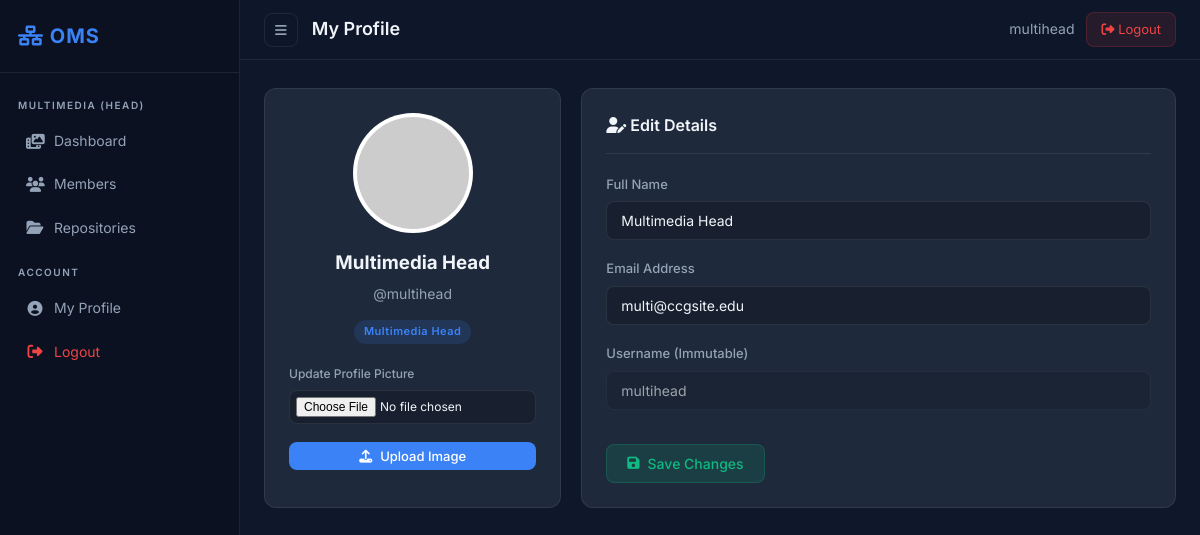
/profile (signed in), run on the app's committed database.
### tables this page shows
CREATE TABLE `users` (
  `id` int NOT NULL AUTO_INCREMENT,
  `username` varchar(50) NOT NULL,
  `password_hash` varchar(255) NOT NULL,
  `email` varchar(100) NOT NULL,
  `name` varchar(100) NOT NULL,
  `contact_number` varchar(20) DEFAULT NULL,
  `role` enum('superadmin','multimedia_head','developer_head','multimedia_member','developer_member') NOT NULL,
  `team` enum('multimedia','developer') DEFAULT NULL,
  `group_id` int DEFAULT NULL,
  `profile_picture` varchar(255) DEFAULT 'default.png',
  `created_at` timestamp DEFAULT CURRENT_TIMESTAMP,
  PRIMARY KEY (`id`),
  UNIQUE KEY `username` (`username`),
  UNIQUE KEY `email` (`email`),
  KEY `group_id` (`group_id`),
  KEY `team` (`team`),
  CONSTRAINT `fk_user_group` FOREIGN KEY (`group_id`) REFERENCES `groups` (`id`) ON DELETE SET NULL
);

### controllers/ProfileController.php (called while the page is built, shortened)
<?php
class ProfileController {
    public function index() {
        $pageTitle = "My Profile";
        $conn = Database::getConnection();
        $user_id = $_SESSION['user_id'];
        $stmt = $conn->prepare("SELECT u.*, g.group_name FROM users u LEFT JOIN groups g ON u.group_id = g.id WHERE u.id = ?");
        $stmt->execute([$user_id]);
        $user = $stmt->fetch();
        require_once 'views/profile/index.php';
    }
}
?>

### includes/auth.php (called while the page is built, shortened)
<?php
class Auth {
    public static function isLoggedIn() {
        return isset($_SESSION['user_id']);
    }
    public static function user() {
        return [
            'id'       => $_SESSION['user_id'],
            'username' => $_SESSION['username'],
            'role'     => $_SESSION['role'],
            'team'     => $_SESSION['team'] ?? null,
        ];
    }
}
?>

### views/profile/index.php (the view, shortened to what this page needs)
<?php require_once 'includes/header.php'; ?>
<div class="grid-cards" style="grid-template-columns: 1fr 2fr;">
    <div class="panel text-center">
        <div style="width: 120px; height: 120px; border-radius: 50%; border: 4px solid rgba(255,255,255,0.1); margin: 0 auto 15px; overflow: hidden; background: #fff;">
            <?php
                $picPath = ($user['profile_picture'] !== 'default.png') ? BASE_URL . '/' . $user['profile_picture'] : 'https://ui-avatars.com/api/?name=' . urlencode($user['name']) . '&background=3b82f6&color=fff';
            ?>
            <img src="<?= htmlspecialchars($picPath) ?>" alt="Profile Picture" style="width: 100%; height: 100%; object-fit: cover;">
        </div>
        <h3 style="margin:0 0 5px 0;"><?= htmlspecialchars($user['name']) ?></h3>
        <p style="color:var(--text-muted); margin:0 0 15px 0; font-size: 14px;">@<?= htmlspecialchars($user['username']) ?></p>
        <div style="display:flex; justify-content:center; gap:8px; flex-wrap:wrap; margin-bottom: 20px;">
            <span class="badge badge-primary"><?= htmlspecialchars(ucwords(str_replace('_', ' ', $user['role']))) ?></span>
        </div>
        <form action="<?= BASE_URL ?>/profile" method="POST" enctype="multipart/form-data" style="text-align:left;">
            <div class="form-group">
                <label style="font-size: 12px;">Update Profile Picture</label>
                <input type="file" name="profile_picture" class="form-control" accept="image/*" required style="font-size: 12px; padding: 6px;">
            </div>
            <button type="submit" class="btn btn-primary w-100" style="padding: 6px; font-size: 13px;"><i class="fas fa-upload"></i> Upload Image</button>
        </form>
    </div>
    <div class="panel">
        <div class="panel-header">
            <h3 class="panel-title"><i class="fas fa-user-edit"></i> Edit Details</h3>
        </div>
        <form action="<?= BASE_URL ?>/profile" method="POST">
            <div class="form-group">
                <label>Full Name</label>
                <input type="text" name="name" class="form-control" value="<?= htmlspecialchars($user['name']) ?>" required>
            </div>
            <div class="form-group">
                <label>Email Address</label>
                <input type="email" name="email" class="form-control" value="<?= htmlspecialchars($user['email']) ?>" required>
            </div>
            <div class="form-group">
                <label>Username (Immutable)</label>
                <input type="text" class="form-control" value="<?= htmlspecialchars($user['username']) ?>" disabled style="opacity: 0.6; cursor: not-allowed;">
            </div>
            <button type="submit" class="btn btn-success mt-4"><i class="fas fa-save"></i> Save Changes</button>
        </form>
    </div>
</div>
<?php require_once 'includes/footer.php'; ?>

### includes/header.php (shortened to what this page needs)
<?php
$currentUser = Auth::user();
?>
<!DOCTYPE html>
<html lang="en">
<head>
    <link rel="stylesheet" href="https://cdnjs.cloudflare.com/ajax/libs/font-awesome/6.4.0/css/all.min.css">
    <link rel="stylesheet" href="<?= BASE_URL ?>/assets/css/style.css">
</head>
<body>
    <div class="dashboard-wrapper">
        <?php if($currentUser): ?>
            <?php require_once 'includes/sidebar.php'; ?>
        <?php endif; ?>
        <div class="main-content <?= !$currentUser ? 'full-width' : '' ?>">
            <?php if($currentUser): ?>
            <header class="top-header">
                <div class="header-left">
                    <button id="sidebar-toggle" class="btn-icon"><i class="fas fa-bars"></i></button>
                    <h2 class="page-title"><?= isset($pageTitle) ? htmlspecialchars($pageTitle) : 'Dashboard' ?></h2>
                </div>
                <div class="header-right">
                    <div class="user-profile-menu">
                        <span class="username"><?= htmlspecialchars($currentUser['username']) ?></span>
                        <a href="<?= BASE_URL ?>/logout" class="btn-logout"><i class="fas fa-sign-out-alt"></i> Logout</a>
                    </div>
                </div>
            </header>
            <?php endif; ?>
            <main class="content-area">

### assets/css/style.css (style rules this page uses)
:root { --primary: #3b82f6; --primary-dark: #2563eb; --success: #10b981; --warning: #f59e0b; --danger: #ef4444; --info: #06b6d4; --bg-dark: #0f172a; --bg-card: #1e293b; --bg-sidebar: #0b1120; --border-color: rgba(255, 255, 255, 0.08); --text-primary: #f1f5f9; --text-muted: #94a3b8; --font-family: 'Inter', sans-serif; --sidebar-width: 240px; --header-height: 60px; --radius: 12px; --transition: 0.25s ease; }
*, *::before, *::after { box-sizing: border-box; margin: 0; padding: 0; }
html { font-size: 16px; scroll-behavior: smooth; }
body { font-family: var(--font-family); background: var(--bg-dark); color: var(--text-primary); min-height: 100vh; line-height: 1.6; }
a { text-decoration: none; color: inherit; }
button { cursor: pointer; font-family: var(--font-family); }
img { max-width: 100%; }
img { max-width: 100%; height: auto; object-fit: cover; }
.dashboard-wrapper { display: flex; min-height: 100vh; }
.main-content { margin-left: var(--sidebar-width); flex: 1; display: flex; flex-direction: column; min-height: 100vh; transition: margin-left var(--transition); }
.top-header { position: sticky; top: 0; z-index: 90; background: rgba(15, 23, 42, 0.85); backdrop-filter: blur(8px); border-bottom: 1px solid var(--border-color); height: var(--header-height); display: flex; align-items: center; justify-content: space-between; padding: 0 24px; }
.header-left { display: flex; align-items: center; gap: 14px; }
.page-title { font-size: 18px; font-weight: 600; }
.btn-icon { background: none; border: 1px solid var(--border-color); color: var(--text-muted); padding: 8px 10px; border-radius: 8px; transition: all var(--transition); }
.header-right { display: flex; align-items: center; gap: 16px; }
.user-profile-menu { display: flex; align-items: center; gap: 12px; }
.username { font-size: 14px; color: var(--text-muted); }
.btn-logout { background: rgba(239, 68, 68, 0.1); color: var(--danger); border: 1px solid rgba(239, 68, 68, 0.2); border-radius: 8px; padding: 6px 14px; font-size: 13px; transition: all var(--transition); }
.content-area { padding: 28px 24px; flex: 1; }
.grid-cards { display: grid; grid-template-columns: repeat(auto-fill, minmax(220px, 1fr)); gap: 20px; margin-bottom: 24px; }
.panel { background: var(--bg-card); border: 1px solid var(--border-color); border-radius: var(--radius); padding: 24px; margin-bottom: 24px; }
.panel-header { display: flex; align-items: center; justify-content: space-between; margin-bottom: 20px; padding-bottom: 14px; border-bottom: 1px solid var(--border-color); }
.panel-title { font-size: 16px; font-weight: 600; }
.text-center { text-align: center; }
.badge { display: inline-block; padding: 3px 10px; border-radius: 20px; font-size: 11px; font-weight: 600; letter-spacing: 0.5px; }
.badge-primary { background: rgba(59, 130, 246, 0.15); color: var(--primary); }
.btn { display: inline-flex; align-items: center; gap: 8px; padding: 10px 20px; border-radius: 8px; font-size: 14px; font-weight: 500; border: none; transition: all var(--transition); cursor: pointer; }
.btn-primary { background: var(--primary); color: #fff; }
.btn-success { background: rgba(16, 185, 129, 0.15); color: var(--success); border: 1px solid rgba(16, 185, 129, 0.2); }
.w-100 { width: 100%; justify-content: center; }
.form-group { margin-bottom: 18px; }
.form-group label { display: block; margin-bottom: 7px; font-size: 13px; font-weight: 500; color: var(--text-muted); }
.form-control { width: 100%; padding: 10px 14px; background: rgba(0, 0, 0, 0.2); border: 1px solid var(--border-color); border-radius: 8px; color: var(--text-primary); font-family: var(--font-family); font-size: 14px; transition: border-color var(--transition), box-shadow var(--transition); }
.mt-4 { margin-top: 16px; }

### data on the page
users: username "multihead", name "Multimedia Head", role "Multimedia Head", email "multi@ccgsite.edu"

### other printed values
$pageTitle "My Profile"
